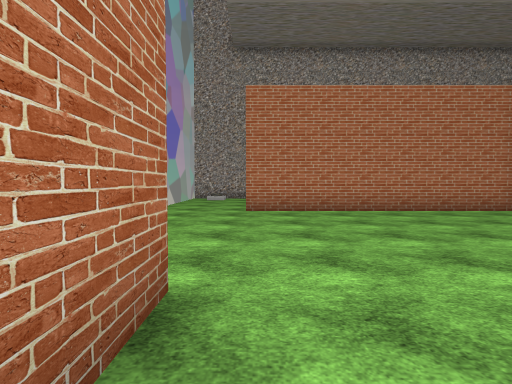
view 1 (above)

20 first-person views from a walk through a Unity game level. The camera is 1.5 m above the floor, tilts 2° down and sees 85° across. The floor is counted in squares, 2 m on a side. Each view is taken from the middle of a square. On the plan, view 1 faces up. The plan holds only what a view shows up to about 10 squares ahead; the rest is blank. Some surface patterns are stand-ins.

view 2
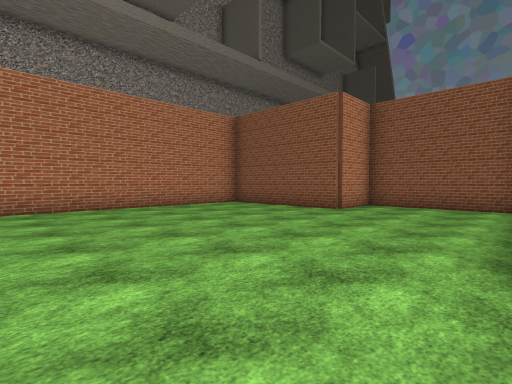

view 3
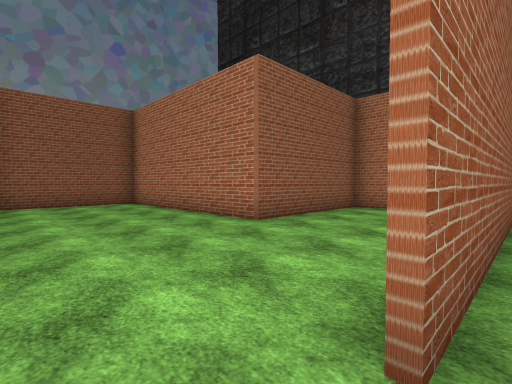

view 4
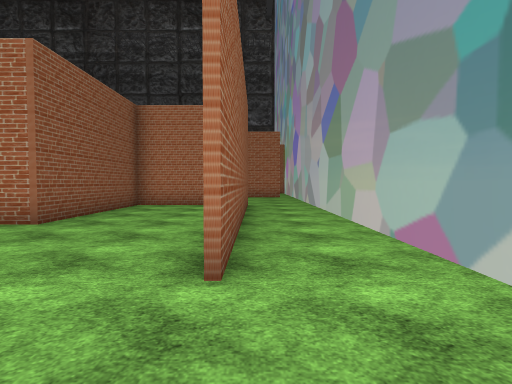

view 5
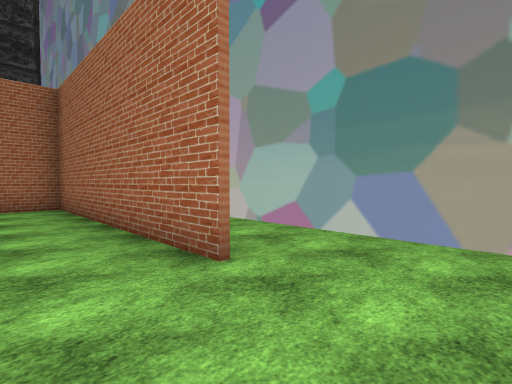

view 6
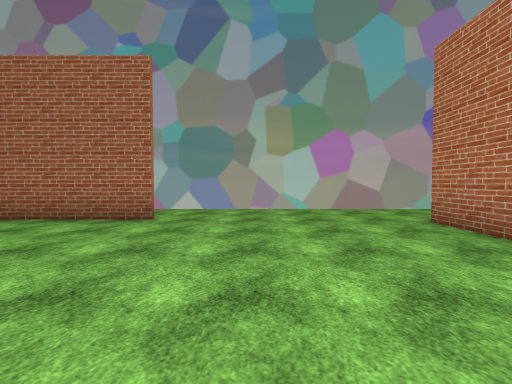

view 7
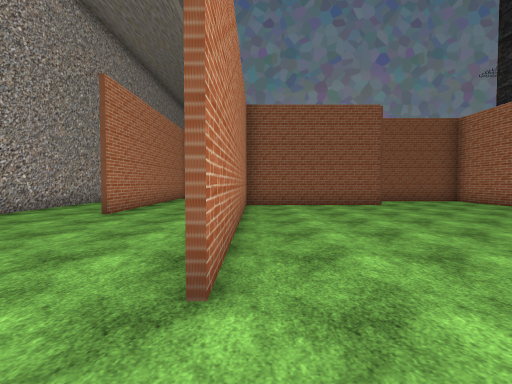

view 8
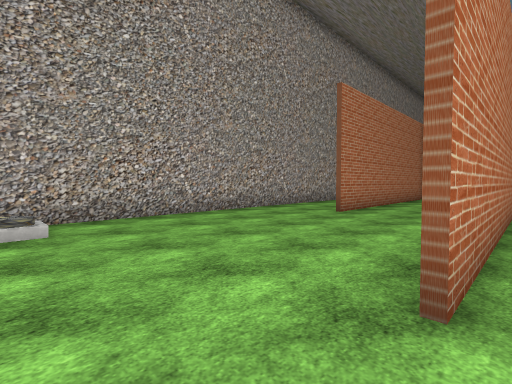

view 9
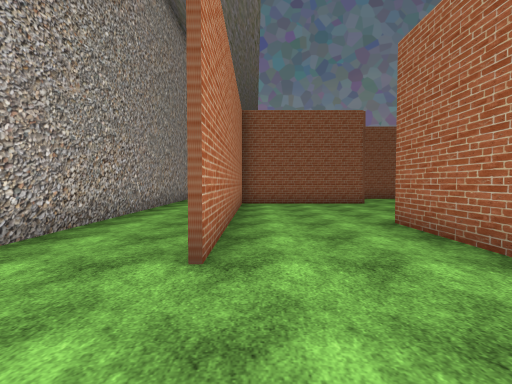

view 10
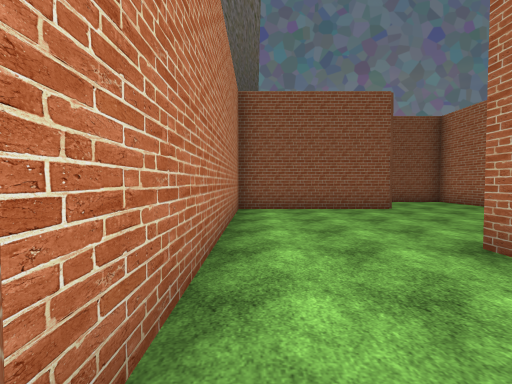

view 11
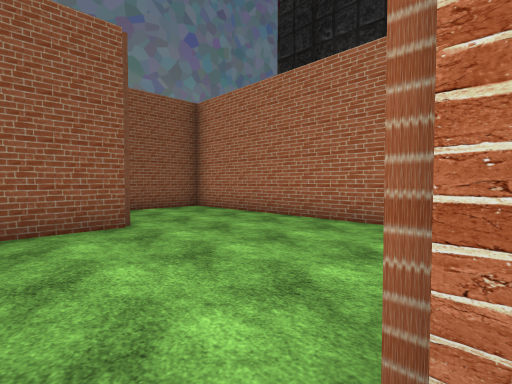

view 12
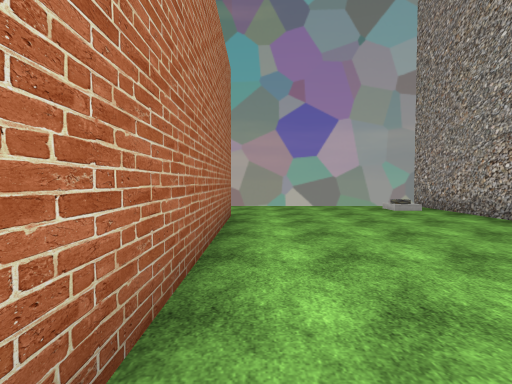

view 13
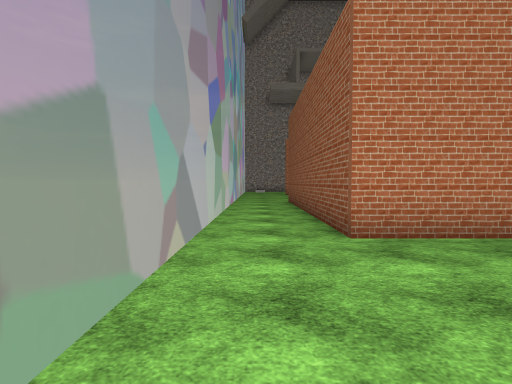

view 14
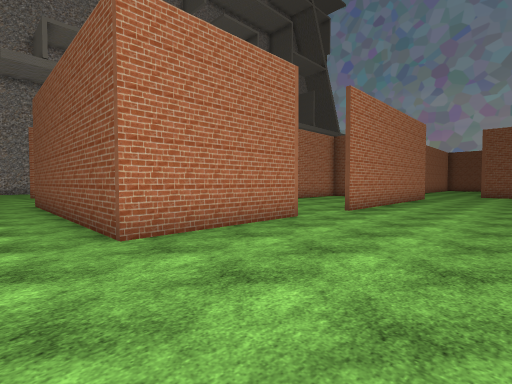

view 15
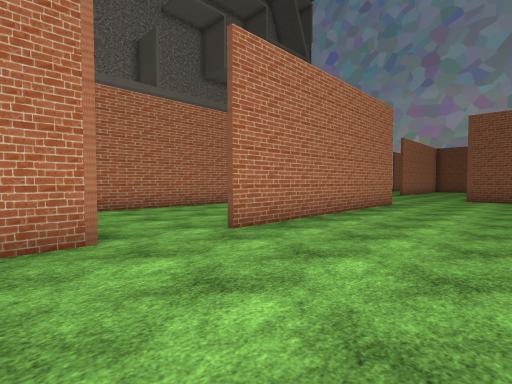

view 16
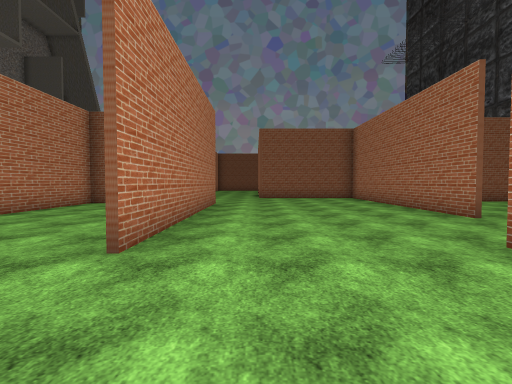

view 17
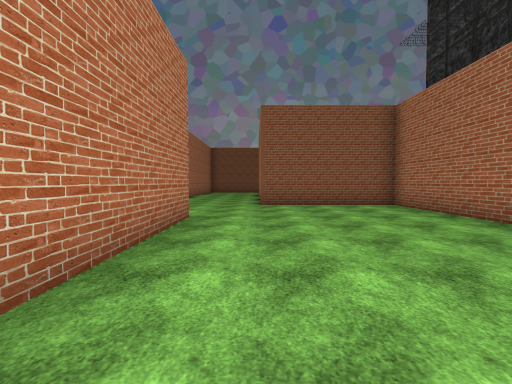

view 18
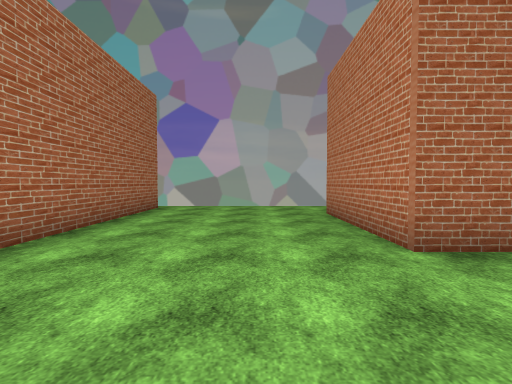

view 19
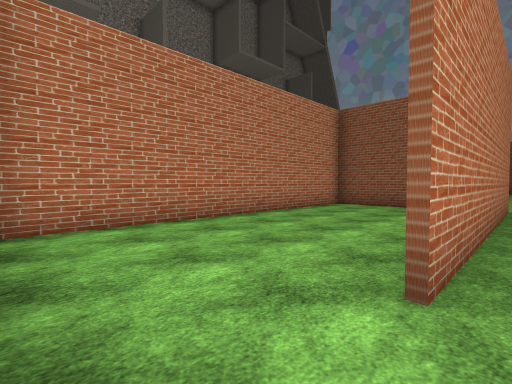

view 20
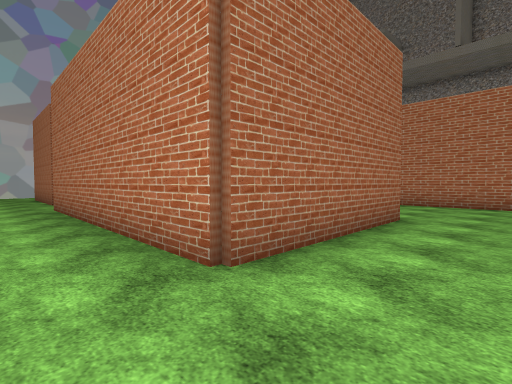

### Floor plan
Key: @ floor where view 1 was taken; # wall or solid block; x gap in a wall; . main floor; : floor 0.25 m higher than the main floor; = window, fence, low wall or low ledge.
Columns run from 3 left of view 1 to 16 right of it. Each row starts with its distance up from view 1.
 13 =###############
 12 =:.............
 11 =.......########
 10 =..............#
  9 =..............#
  8 =..............#
  7 =..########....#
  6 =.........#....#
  5 =.........#.......#
  4 =.........#.......#
  3 =.........#########
  2 =...........# ....
  1 =.#.........#  ...
  0 =.#@........#  ...
 -1 =.#...##########..
 -2 =.#...#........#..
 -3 =.#...#........#..
 -4 =.#...#........#..
 -5 =.#####.########....
 -6 =...................
 -7 =.................#
 -8 =.................#
 -9 =.................#
-10 =x#######.........#
-11          .........#
-12           .########

Where each view was taken, in squares from view 1:
view 1: 0 up, 0 right, facing up
view 2: 1 down, 0 right, facing up-right
view 3: 3 up, 1 left, facing down-right
view 4: 4 up, 1 left, facing down
view 5: 4 up, 1 right, facing down-left
view 6: 4 up, 5 right, facing left
view 7: 7 up, 2 left, facing right
view 8: 7 up, 2 left, facing up-right
view 9: 10 up, 2 right, facing right
view 10: 10 up, 4 right, facing right
view 11: 8 up, 7 right, facing down-right
view 12: 8 up, 6 right, facing left
view 13: 9 down, 2 left, facing up
view 14: 9 down, 2 left, facing up-right
view 15: 9 down, 2 right, facing up-right
view 16: 7 down, 2 right, facing right
view 17: 7 down, 6 right, facing right
view 18: 7 down, 6 right, facing left
view 19: 6 down, 3 right, facing up-right
view 20: 7 down, 14 right, facing up-left
